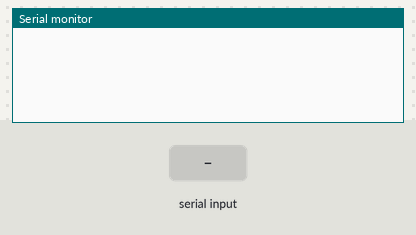
Recording of a sketch running on a simulated Arduino Mega 2560, built with avr-gcc and run on an emulated ATmega2560. Parts: the last lines printed to the serial monitor. The test bench sets the inputs (shaded band).

Above: at 1.2 s.
1.3 s: "1" received over Serial
At 2.9 s:
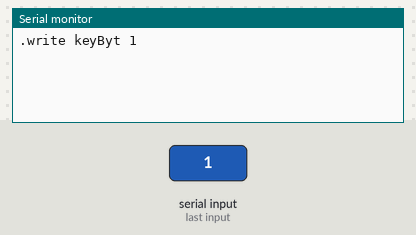
3.8 s: "1" received over the second serial link
At 5.0 s:
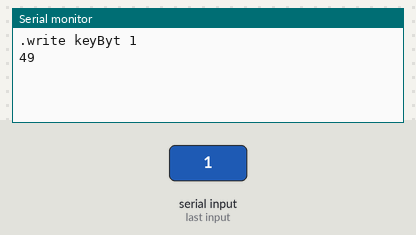
5.3 s: "0" received over Serial
At 6.7 s:
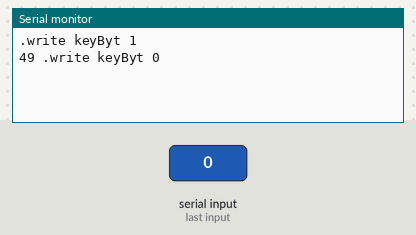
6.8 s: "0" received over the second serial link
At 7.6 s:
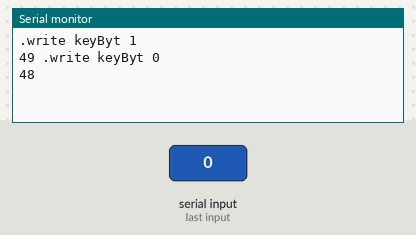

Measured:
- after the input at 1.3 s, the serial monitor: prints a new line after 1.0 s (image 1)
- after the input at 3.8 s, the serial monitor: prints a new line at once (image 2)
- after the input at 5.3 s, the serial monitor: prints a new line after 1.0 s (image 3)
- after the input at 6.8 s, the serial monitor: prints a new line at once (image 4)

The sketch:

TwoWaySerialreadBT.ino
```cpp
/* 2waySerial w/ mega -- to program BT mod w/ AT cmd from Ardu IDE, or
  soft ser. or Ser2 can be wired to USB-TTL or BT dongle for I/O w/
  Proc to test serial protocol: key or var in Proc sent variously, see
  how displayed in Ardu ser. mon. or used in sketch; BLE module
  on Mega can I/O to phone app; later mod: ServoMega TxRx Serial / BT

  Setup for MEGA: gnd for level shift to pin 13+1; Serial2 pins:
  TX=16, RX=17; or Ser Soft on Uno, to Rx/Tx of dongle, BT/ BLE mod ?
  HM10 (BLE) on USB dongle on PC recv only from remote H3 on Mega -- 1 way
  Works with H3 on Mega Ser2 comm with iPhone app 'HM10 BT Serial'

  Uses: serial.write, read, print, TimedAction lib for repeats w/o
  blocking, Serial.flush, readBytes
*/

#include <TimedAction.h>
// must define fx() before making object w/ it
//void seri2Write() // this sends a string periodically to Serial2
//{
//  Serial2.println("hurry up please!");
//}
//TimedAction timeActi = TimedAction(4000, seri2Write);


// Emulate Serial1 on pins 6/7 if no hardware serial (like Mega)
#ifndef HAVE_HWSERIAL1
#include "SoftwareSerial.h"
SoftwareSerial Serial1(6, 7); // RX, TX
#endif

//SoftwareSerial SofSer(6, 7); // RX, TX

void setup()
{
  Serial.begin(57600);
  Serial2.begin(57600);
}

void loop() {

  char keyByt[8] = {};  // empty array for sending <=8 chars
  static byte charcnt = 0;

 // timeActi.check(); // sends string @interval, w/o blocking

  while (Serial2.available()) // ch by ch print the incoming bytes
  {
//    char ch = Serial2.read();
//    if (ch > 47) Serial.print(ch);  // print chars as usual
//    // if (ch == 13 or ch == 10) Serial.print(32);
//    else Serial.print(ch); // int or byte cast shows ascii #

    //Serial.print((char)Serial2.read()); // chars OK, # not
    // int or no cast .prints char's ascii val, or int's 0-N or
    //  255-1 if neg
    Serial.print(Serial2.read());
    Serial.print(" ");
    // .write prints char for char, nonsense for int
    //Serial.write(Serial2.read());

    charcnt++;  // increment each char read
  }

  if (charcnt > 16)  // keeps lines from overrunning window
  {
    Serial.println();
    charcnt = 0;
  }

  if (Serial.available()) // print/write ser.mon. input (ch by ch
    //   or full buffer) (v.i.) to outgoing port
  {
    //Serial2.print((char)Serial.read());

    // reads 1st 8 input bytes from Ser buffer: array holds 8 ch
    Serial.readBytes(keyByt, 8);
    Serial.print(".write keyByt ");
    Serial.write(keyByt);  // input bytes print as chars
    // flush remaining bytes in Ser buffer
    while (Serial.read() > 0)
      Serial.flush();  // may not need
    Serial.println();
    Serial2.write(keyByt); // need for HC06, no \n or \cr in SerMon
    // H3 needs line ends sent to it, maybe not
    // send to Proc or phone app over BT or UART dongle
    //Serial2.println(keyByt);

  }

  delay(100);
}   // end loop
```
